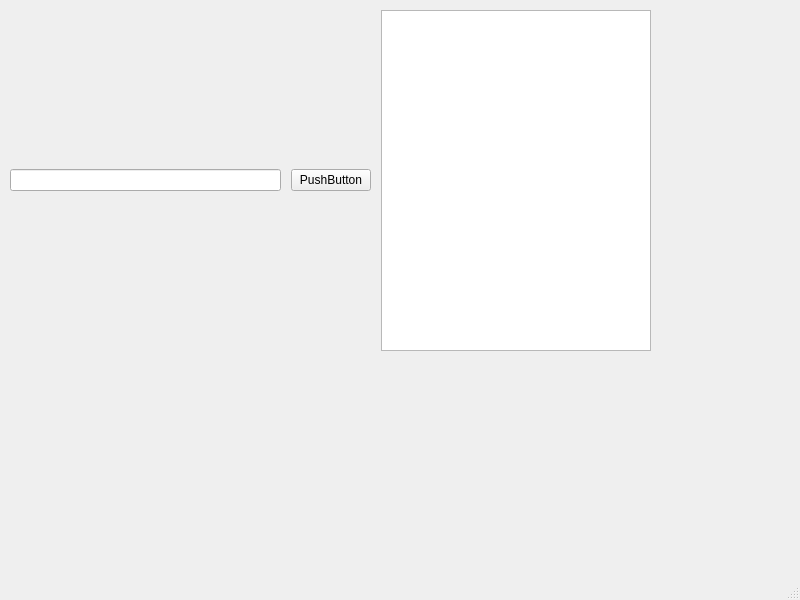
<?xml version="1.0" encoding="UTF-8"?>
<ui version="4.0">
 <class>MainWindow</class>
 <widget class="QMainWindow" name="MainWindow">
  <property name="geometry">
   <rect>
    <x>0</x>
    <y>0</y>
    <width>800</width>
    <height>600</height>
   </rect>
  </property>
  <property name="windowTitle">
   <string>MainWindow</string>
  </property>
  <widget class="QWidget" name="centralwidget">
   <widget class="QWidget" name="verticalLayoutWidget">
    <property name="geometry">
     <rect>
      <x>10</x>
      <y>10</y>
      <width>641</width>
      <height>341</height>
     </rect>
    </property>
    <layout class="QVBoxLayout" name="verticalLayout">
     <item>
      <layout class="QHBoxLayout" name="horizontalLayout">
       <property name="spacing">
        <number>10</number>
       </property>
       <item>
        <widget class="QLineEdit" name="lineEdit"/>
       </item>
       <item>
        <widget class="QPushButton" name="pushButton">
         <property name="text">
          <string>PushButton</string>
         </property>
        </widget>
       </item>
       <item>
        <widget class="QGraphicsView" name="graphicsView"/>
       </item>
      </layout>
     </item>
    </layout>
   </widget>
  </widget>
  <widget class="QMenuBar" name="menubar">
   <property name="geometry">
    <rect>
     <x>0</x>
     <y>0</y>
     <width>800</width>
     <height>24</height>
    </rect>
   </property>
  </widget>
  <widget class="QStatusBar" name="statusbar"/>
 </widget>
 <resources/>
 <connections/>
</ui>
